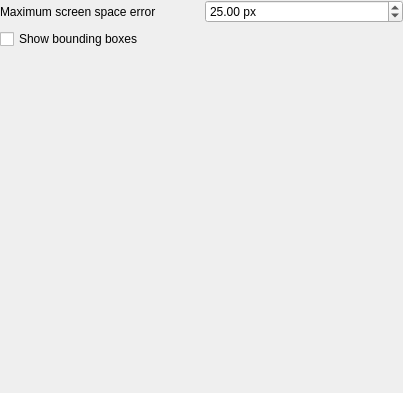
<?xml version="1.0" encoding="UTF-8"?>
<ui version="4.0">
 <class>QgsTiledSceneLayer3DPropertiesWidget</class>
 <widget class="QWidget" name="QgsTiledSceneLayer3DPropertiesWidget">
  <property name="geometry">
   <rect>
    <x>0</x>
    <y>0</y>
    <width>403</width>
    <height>393</height>
   </rect>
  </property>
  <layout class="QGridLayout" name="gridLayout">
   <property name="leftMargin">
    <number>0</number>
   </property>
   <property name="topMargin">
    <number>0</number>
   </property>
   <property name="rightMargin">
    <number>0</number>
   </property>
   <property name="bottomMargin">
    <number>0</number>
   </property>
   <item row="0" column="1">
    <widget class="QgsDoubleSpinBox" name="mMaxErrorSpinBox">
     <property name="suffix">
      <string> px</string>
     </property>
     <property name="decimals">
      <number>2</number>
     </property>
     <property name="maximum">
      <double>100000.000000000000000</double>
     </property>
     <property name="value">
      <double>25.000000000000000</double>
     </property>
    </widget>
   </item>
   <item row="0" column="0">
    <widget class="QLabel" name="lblMaxError">
     <property name="text">
      <string>Maximum screen space error</string>
     </property>
    </widget>
   </item>
   <item row="4" column="0" colspan="2">
    <spacer name="verticalSpacer">
     <property name="orientation">
      <enum>Qt::Vertical</enum>
     </property>
     <property name="sizeHint" stdset="0">
      <size>
       <width>378</width>
       <height>297</height>
      </size>
     </property>
    </spacer>
   </item>
   <item row="3" column="0" colspan="2">
    <widget class="QCheckBox" name="mShowBoundingBoxesCheckBox">
     <property name="text">
      <string>Show bounding boxes</string>
     </property>
    </widget>
   </item>
  </layout>
 </widget>
 <customwidgets>
  <customwidget>
   <class>QgsDoubleSpinBox</class>
   <extends>QDoubleSpinBox</extends>
   <header>qgsdoublespinbox.h</header>
  </customwidget>
 </customwidgets>
 <resources/>
 <connections/>
</ui>
